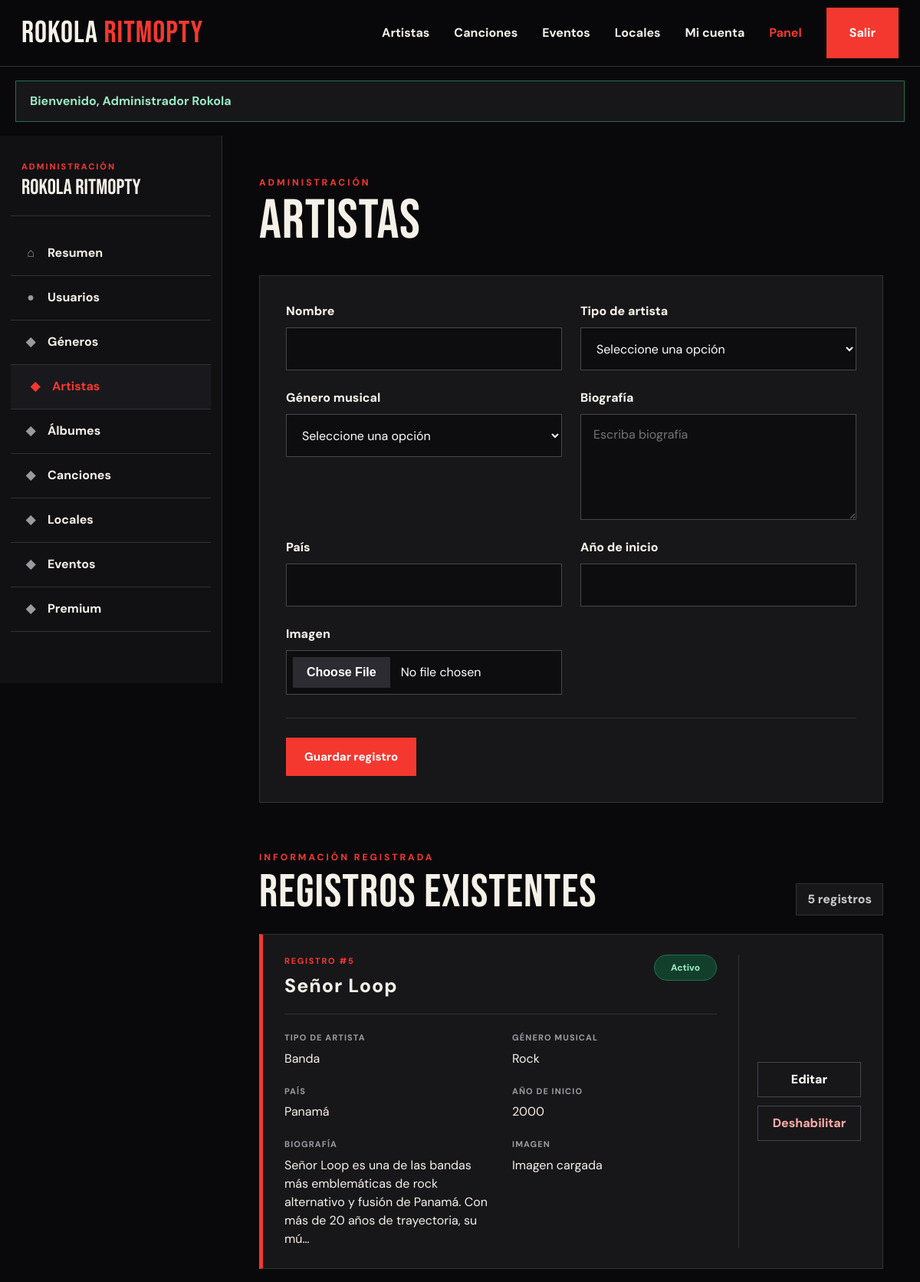
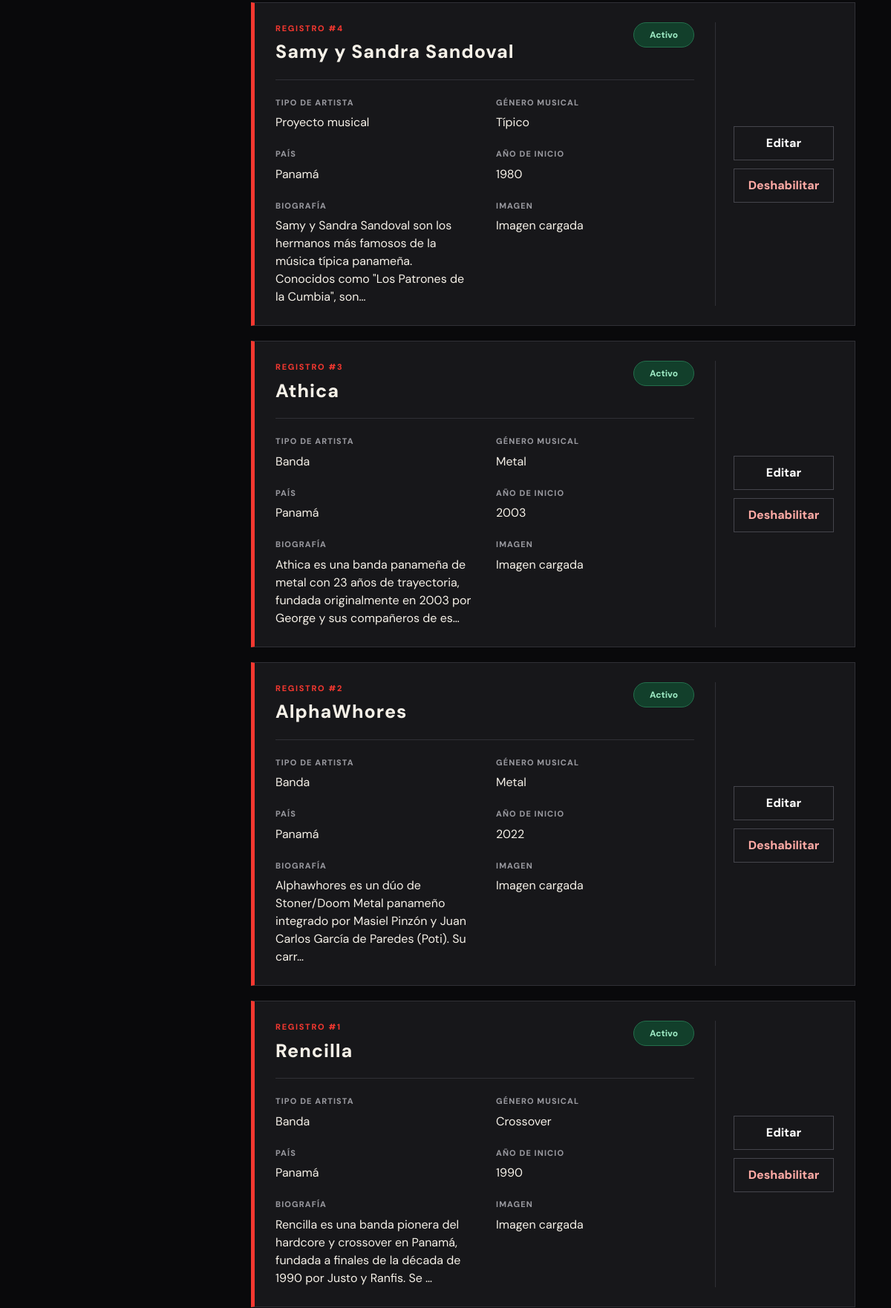
The page /RokolaRitmoPTY/public/admin/artistas (signed in, upper part) on the database its author committed (2 pictures, top to bottom).
### tables this page shows
CREATE TABLE IF NOT EXISTS `artistas` (
  `id` int UNSIGNED NOT NULL AUTO_INCREMENT,
  `genero_id` int UNSIGNED DEFAULT NULL,
  `nombre` varchar(150) NOT NULL,
  `tipo` enum('Solista','Banda','Proyecto musical') NOT NULL DEFAULT 'Solista',
  `biografia` text,
  `pais` varchar(100) DEFAULT 'Panamá',
  `anio_inicio` smallint UNSIGNED DEFAULT NULL,
  `imagen_url` varchar(500) DEFAULT NULL,
  `estado` tinyint(1) NOT NULL DEFAULT '1',
  `creado_en` timestamp NOT NULL DEFAULT CURRENT_TIMESTAMP,
  `actualizado_en` timestamp NOT NULL DEFAULT CURRENT_TIMESTAMP ON UPDATE CURRENT_TIMESTAMP,
  PRIMARY KEY (`id`),
  KEY `idx_artistas_genero` (`genero_id`),
  KEY `idx_artistas_tipo` (`tipo`),
  KEY `idx_artistas_estado` (`estado`),
  KEY `idx_artistas_nombre` (`nombre`)
);

CREATE TABLE IF NOT EXISTS `generos` (
  `id` int UNSIGNED NOT NULL AUTO_INCREMENT,
  `nombre` varchar(100) NOT NULL,
  `descripcion` text,
  `estado` tinyint(1) NOT NULL DEFAULT '1',
  `creado_en` timestamp NOT NULL DEFAULT CURRENT_TIMESTAMP,
  `actualizado_en` timestamp NOT NULL DEFAULT CURRENT_TIMESTAMP ON UPDATE CURRENT_TIMESTAMP,
  PRIMARY KEY (`id`),
  UNIQUE KEY `nombre` (`nombre`),
  KEY `idx_generos_estado` (`estado`)
);

### app/Views/admin/module.php (the view, shortened to what the rows shown need)
<?php
$rows = $rows ?? [];
$options = $options ?? [];
$module = $module ?? '';
$definition = $definition ?? [
    'title' => 'Módulo',
    'fields' => [],
];
$escape = static function (mixed $value): string {
    return htmlspecialchars(
        (string)$value,
        ENT_QUOTES,
        'UTF-8'
    );
};
$labels = [
    'id' => 'ID',
    'nombre' => 'Nombre',
    'titulo' => 'Título',
    'tipo' => 'Tipo de artista',
    'genero_id' => 'Género musical',
    'biografia' => 'Biografía',
    'descripcion' => 'Descripción',
    'pais' => 'País',
    'nacionalidad' => 'Nacionalidad',
    'anio_inicio' => 'Año de inicio',
    'artista_id' => 'Artista',
    'album_id' => 'Álbum',
    'anio_lanzamiento' => 'Año de lanzamiento',
    'imagen_url' => 'Imagen',
    'portada_url' => 'Portada',
    'audio_url' => 'Archivo de audio',
    'duracion' => 'Duración',
    'local_id' => 'Local',
    'direccion' => 'Dirección',
    'provincia' => 'Provincia',
    'capacidad' => 'Capacidad',
    'telefono' => 'Teléfono',
    'correo' => 'Correo electrónico',
    'fecha' => 'Fecha',
    'hora' => 'Hora',
    'precio' => 'Precio',
    'duracion_dias' => 'Duración en días',
    'meses' => 'Duración en meses',
    'limite_reproducciones' => 'Límite de reproducciones',
    'estado' => 'Estado',
    'creado_en' => 'Fecha de creación',
    'actualizado_en' => 'Última actualización',
];
$getLabel = static function (string $field) use ($labels): string {
    if (isset($labels[$field])) {
        return $labels[$field];
    }
    return ucfirst(
        str_replace(
            '_',
            ' ',
            str_replace('_id', '', $field)
        )
    );
};
$getOptionName = static function (
    array $allOptions,
    string $field,
    mixed $value
): string {
    if ($value === null || $value === '') {
        return 'No asignado';
    }
    foreach ($allOptions[$field] ?? [] as $option) {
        if (
            isset($option['id'])
            && (string)$option['id'] === (string)$value
        ) {
            return (string)(
                $option['nombre']
                ?? $option['titulo']
                ?? $value
            );
        }
    }
    return '#' . (string)$value;
};
$formatValue = static function (
    string $column,
    mixed $value
) use ($options, $getOptionName): string {
    if ($value === null || $value === '') {
        return '—';
    }
    if (str_ends_with($column, '_id')) {
        return $getOptionName(
            $options,
            $column,
            $value
        );
    }
    if ($column === 'estado') {
        return (int)$value === 1
            ? 'Activo'
            : 'Inactivo';
    }
    if ($column === 'precio') {
        return 'B/. ' . number_format(
            (float)$value,
            2
        );
    }
    if ($column === 'fecha') {
        $timestamp = strtotime((string)$value);
        return $timestamp !== false
            ? date('d/m/Y', $timestamp)
            : (string)$value;
    }
    if ($column === 'hora') {
        $timestamp = strtotime((string)$value);
        return $timestamp !== false
            ? date('g:i a', $timestamp)
            : (string)$value;
    }
    if ($column === 'imagen_url') {
        return 'Imagen cargada';
    }
    if ($column === 'portada_url') {
        return 'Portada cargada';
    }
    if ($column === 'audio_url') {
        return 'Audio cargado';
    }
    if (
        in_array(
            $column,
            ['biografia', 'descripcion', 'direccion'],
            true
        )
    ) {
        return mb_strimwidth(
            (string)$value,
            0,
            130,
            '…'
        );
    }
    return mb_strimwidth(
        (string)$value,
        0,
        75,
        '…'
    );
};
$tableColumns = [
    'generos' => [
        'id',
        'nombre',
        'descripcion',
        'estado',
    ],
    'artistas' => [
        'id',
        'nombre',
        'tipo',
        'genero_id',
        'pais',
        'anio_inicio',
        'biografia',
        'imagen_url',
        'estado',
    ],
    'albumes' => [
        'id',
        'nombre',
        'artista_id',
        'anio_lanzamiento',
        'portada_url',
        'descripcion',
        'estado',
    ],
    'canciones' => [
        'id',
        'nombre',
        'artista_id',
        'album_id',
        'duracion',
        'audio_url',
        'imagen_url',
        'estado',
    ],
    'locales' => [
        'id',
        'nombre',
        'tipo',
        'direccion',
        'provincia',
        'capacidad',
        'telefono',
        'correo',
        'imagen_url',
        'estado',
    ],
    'eventos' => [
        'id',
        'nombre',
        'descripcion',
        'fecha',
        'hora',
        'local_id',
        'precio',
        'capacidad',
        'imagen_url',
        'estado',
    ],
    'planes' => [
        'id',
        'nombre',
        'precio',
        'duracion_dias',
        'descripcion',
        'estado',
    ],
];
$visibleColumns = $tableColumns[$module]
    ?? (
        $rows !== []
            ? array_keys($rows[0])
            : []
    );
?>
<div class="admin-layout">
    <section class="admin-content">
        <div class="admin-heading">
            <div>
                <h1>
                    <?= $escape($definition['title']) ?>
                </h1>
            </div>
        </div>
        <div class="admin-list-heading">
            <div>
                <h2>Registros existentes</h2>
            </div>
        </div>
        <div class="admin-records">
            <?php foreach ($rows as $row): ?>
                <?php
                $rowId = (int)($row['id'] ?? 0);
                $recordTitle = $row['nombre']
                    ?? $row['titulo']
                    ?? 'Registro';
                ?>
                <article class="admin-record-card">
                    <div class="record-main">
                        <div class="record-title-row">
                            <div>
                                <span class="record-id">
                                    Registro #<?= $rowId ?>
                                </span>
                                <h3>
                                    <?= $escape($recordTitle) ?>
                                </h3>
                            </div>
                            <?php if (array_key_exists('estado', $row)): ?>
                                <span
                                    class="status-badge <?= (int)$row['estado'] === 1
                                        ? 'status-active'
                                        : 'status-inactive' ?>"
                                >
                                    <?= (int)$row['estado'] === 1
                                        ? 'Activo'
                                        : 'Inactivo' ?>
                                </span>
                            <?php endif; ?>
                        </div>
                        <div class="record-details">
                            <?php foreach ($visibleColumns as $column): ?>
                                <?php
                                if (
                                    in_array(
                                        $column,
                                        [
                                            'id',
                                            'nombre',
                                            'titulo',
                                            'estado',
                                        ],
                                        true
                                    )
                                ) {
                                    continue;
                                }
                                $rawValue = $row[$column];
                                $displayValue = $formatValue(
                                    $column,
                                    $rawValue
                                );
                                ?>
                                <div class="record-detail">
                                    <span class="record-label">
                                        <?= $escape(
                                            $getLabel($column)
                                        ) ?>
                                    </span>
                                    <span
                                        class="record-value"
                                        title="<?= $escape($rawValue) ?>"
                                    >
                                        <?= $escape($displayValue) ?>
                                    </span>
                                </div>
                            <?php endforeach; ?>
                        </div>
                    </div>
                    <div class="record-actions">
                        <a
                            class="action-button"
                            href="?edit=<?= $rowId ?>"
                        >
                            Editar
                        </a>
                        <?php if (array_key_exists('estado', $row)): ?>
                            <form
                                method="post"
                                action="<?= $escape($config['base_url']) ?>/admin/<?= $escape($module) ?>/<?= $rowId ?>/estado"
                            >
                                <button
                                    class="action-button action-danger"
                                    type="submit"
                                >
                                    <?= (int)$row['estado'] === 1
                                        ? 'Deshabilitar'
                                        : 'Activar' ?>
                                </button>
                            </form>
                        <?php endif; ?>
                    </div>
                </article>
            <?php endforeach; ?>
        </div>
    </section>
</div>

### rows shown on the page
artistas: id "5", nombre "Señor Loop", estado "Activo", column "TIPO DE ARTISTA", tipo "Banda", column "GÉNERO MUSICAL", genero.nombre "Rock", column "PAÍS", pais "Panamá", column "AÑO DE INICIO", anio_inicio "2000", column "BIOGRAFÍA", biografia "Señor Loop es una de las bandas más emblemáticas de rock alternativo y fusión de Panamá. Con más de 20 años de trayectoria, su mú…", column "IMAGEN", imagen_url "Imagen cargada"
artistas: id "4", nombre "Samy y Sandra Sandoval", estado "Activo", column "TIPO DE ARTISTA", tipo "Proyecto musical", column "GÉNERO MUSICAL", genero.nombre "Típico", column "PAÍS", pais "Panamá", column "AÑO DE INICIO", anio_inicio "1980", column "BIOGRAFÍA", biografia "Samy y Sandra Sandoval son los hermanos más famosos de la música típica panameña. Conocidos como \"Los Patrones de la Cumbia\", son…", column "IMAGEN", imagen_url "Imagen cargada"
artistas: id "3", nombre "Athica", estado "Activo", column "TIPO DE ARTISTA", tipo "Banda", column "GÉNERO MUSICAL", genero.nombre "Metal", column "PAÍS", pais "Panamá", column "AÑO DE INICIO", anio_inicio "2003", column "BIOGRAFÍA", biografia "Athica es una banda panameña de metal con 23 años de trayectoria, fundada originalmente en 2003 por George y sus compañeros de es…", column "IMAGEN", imagen_url "Imagen cargada"
artistas: id "2", nombre "AlphaWhores", estado "Activo", column "TIPO DE ARTISTA", tipo "Banda", column "GÉNERO MUSICAL", genero.nombre "Metal", column "PAÍS", pais "Panamá", column "AÑO DE INICIO", anio_inicio "2022", column "BIOGRAFÍA", biografia "Alphawhores es un dúo de Stoner/Doom Metal panameño integrado por Masiel Pinzón y Juan Carlos García de Paredes (Poti). Su carr…", column "IMAGEN", imagen_url "Imagen cargada"
artistas: id "1", nombre "Rencilla", estado "Activo", column "TIPO DE ARTISTA", tipo "Banda", column "GÉNERO MUSICAL", genero.nombre "Crossover", column "PAÍS", pais "Panamá", column "AÑO DE INICIO", anio_inicio "1990", column "BIOGRAFÍA", biografia "Rencilla es una banda pionera del hardcore y crossover en Panamá, fundada a finales de la década de 1990 por Justo y Ranfis. Se …", column "IMAGEN", imagen_url "Imagen cargada"

### other values the page prints
$flashMessage "Bienvenido, Administrador Rokola"
$label "Géneros"
$label "Artistas"
$label "Álbumes"
$label "Canciones"
$label "Locales"
$label "Eventos"
$label "Premium"
$escape($definition['title']) "Artistas"
$escape($label) "Nombre"
$escape($label) "Tipo de artista"
$escape($label) "Género musical"
$escape($label) "Biografía"
$escape($label) "País"
$escape($label) "Año de inicio"
